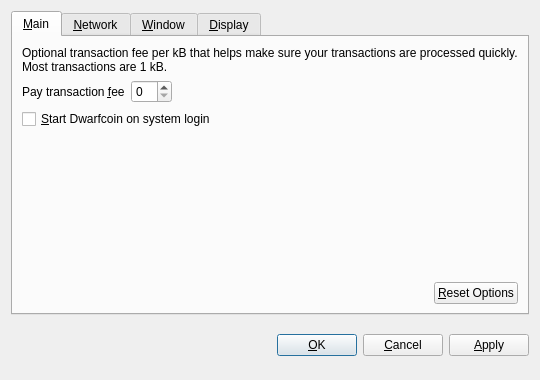
<?xml version="1.0" encoding="UTF-8"?>
<ui version="4.0">
 <class>OptionsDialog</class>
 <widget class="QDialog" name="OptionsDialog">
  <property name="geometry">
   <rect>
    <x>0</x>
    <y>0</y>
    <width>540</width>
    <height>380</height>
   </rect>
  </property>
  <property name="windowTitle">
   <string>Options</string>
  </property>
  <property name="modal">
   <bool>true</bool>
  </property>
  <layout class="QVBoxLayout" name="verticalLayout">
   <item>
    <widget class="QTabWidget" name="tabWidget">
     <property name="tabPosition">
      <enum>QTabWidget::North</enum>
     </property>
     <property name="currentIndex">
      <number>0</number>
     </property>
     <widget class="QWidget" name="tabMain">
      <attribute name="title">
       <string>&amp;Main</string>
      </attribute>
      <layout class="QVBoxLayout" name="verticalLayout_Main">
       <item>
        <widget class="QLabel" name="transactionFeeInfoLabel">
         <property name="text">
          <string>Optional transaction fee per kB that helps make sure your transactions are processed quickly. Most transactions are 1 kB.</string>
         </property>
         <property name="textFormat">
          <enum>Qt::PlainText</enum>
         </property>
         <property name="wordWrap">
          <bool>true</bool>
         </property>
        </widget>
       </item>
       <item>
        <layout class="QHBoxLayout" name="horizontalLayout_1_Main">
         <item>
          <widget class="QLabel" name="transactionFeeLabel">
           <property name="text">
            <string>Pay transaction &amp;fee</string>
           </property>
           <property name="textFormat">
            <enum>Qt::PlainText</enum>
           </property>
           <property name="buddy">
            <cstring>transactionFee</cstring>
           </property>
          </widget>
         </item>
         <item>
          <widget class="BitcoinAmountField" name="transactionFee"/>
         </item>
         <item>
          <spacer name="horizontalSpacer_1_Main">
           <property name="orientation">
            <enum>Qt::Horizontal</enum>
           </property>
           <property name="sizeHint" stdset="0">
            <size>
             <width>40</width>
             <height>20</height>
            </size>
           </property>
          </spacer>
         </item>
        </layout>
       </item>
       <item>
        <widget class="QCheckBox" name="bitcoinAtStartup">
         <property name="toolTip">
          <string>Automatically start Dwarfcoin after logging in to the system.</string>
         </property>
         <property name="text">
          <string>&amp;Start Dwarfcoin on system login</string>
         </property>
        </widget>
       </item>
       <item>
        <spacer name="verticalSpacer_Main">
         <property name="orientation">
          <enum>Qt::Vertical</enum>
         </property>
         <property name="sizeHint" stdset="0">
          <size>
           <width>20</width>
           <height>40</height>
          </size>
         </property>
        </spacer>
       </item>
       <item>
        <layout class="QHBoxLayout" name="horizontalLayout_2_Main">
         <item>
          <spacer name="horizontalSpacer_2_Main">
           <property name="orientation">
            <enum>Qt::Horizontal</enum>
           </property>
           <property name="sizeHint" stdset="0">
            <size>
             <width>40</width>
             <height>20</height>
            </size>
           </property>
          </spacer>
         </item>
         <item>
          <widget class="QPushButton" name="resetButton">
           <property name="toolTip">
            <string>Reset all client options to default.</string>
           </property>
           <property name="text">
            <string>&amp;Reset Options</string>
           </property>
           <property name="autoDefault">
            <bool>false</bool>
           </property>
          </widget>
         </item>
        </layout>
       </item>
      </layout>
     </widget>
     <widget class="QWidget" name="tabNetwork">
      <attribute name="title">
       <string>&amp;Network</string>
      </attribute>
      <layout class="QVBoxLayout" name="verticalLayout_Network">
       <item>
        <widget class="QCheckBox" name="mapPortUpnp">
         <property name="toolTip">
          <string>Automatically open the Dwarfcoin client port on the router. This only works when your router supports UPnP and it is enabled.</string>
         </property>
         <property name="text">
          <string>Map port using &amp;UPnP</string>
         </property>
        </widget>
       </item>
       <item>
        <widget class="QCheckBox" name="connectSocks">
         <property name="toolTip">
          <string>Connect to the Dwarfcoin network through a SOCKS proxy (e.g. when connecting through Tor).</string>
         </property>
         <property name="text">
          <string>&amp;Connect through SOCKS proxy:</string>
         </property>
        </widget>
       </item>
       <item>
        <layout class="QHBoxLayout" name="horizontalLayout_Network">
         <item>
          <widget class="QLabel" name="proxyIpLabel">
           <property name="text">
            <string>Proxy &amp;IP:</string>
           </property>
           <property name="textFormat">
            <enum>Qt::PlainText</enum>
           </property>
           <property name="buddy">
            <cstring>proxyIp</cstring>
           </property>
          </widget>
         </item>
         <item>
          <widget class="QValidatedLineEdit" name="proxyIp">
           <property name="maximumSize">
            <size>
             <width>140</width>
             <height>16777215</height>
            </size>
           </property>
           <property name="toolTip">
            <string>IP address of the proxy (e.g. 127.0.0.1)</string>
           </property>
          </widget>
         </item>
         <item>
          <widget class="QLabel" name="proxyPortLabel">
           <property name="text">
            <string>&amp;Port:</string>
           </property>
           <property name="textFormat">
            <enum>Qt::PlainText</enum>
           </property>
           <property name="buddy">
            <cstring>proxyPort</cstring>
           </property>
          </widget>
         </item>
         <item>
          <widget class="QLineEdit" name="proxyPort">
           <property name="maximumSize">
            <size>
             <width>55</width>
             <height>16777215</height>
            </size>
           </property>
           <property name="toolTip">
            <string>Port of the proxy (e.g. 9050)</string>
           </property>
          </widget>
         </item>
         <item>
          <widget class="QLabel" name="socksVersionLabel">
           <property name="text">
            <string>SOCKS &amp;Version:</string>
           </property>
           <property name="textFormat">
            <enum>Qt::PlainText</enum>
           </property>
           <property name="buddy">
            <cstring>socksVersion</cstring>
           </property>
          </widget>
         </item>
         <item>
          <widget class="QValueComboBox" name="socksVersion">
           <property name="toolTip">
            <string>SOCKS version of the proxy (e.g. 5)</string>
           </property>
          </widget>
         </item>
         <item>
          <spacer name="horizontalSpacer_Network">
           <property name="orientation">
            <enum>Qt::Horizontal</enum>
           </property>
           <property name="sizeHint" stdset="0">
            <size>
             <width>40</width>
             <height>20</height>
            </size>
           </property>
          </spacer>
         </item>
        </layout>
       </item>
       <item>
        <spacer name="verticalSpacer_Network">
         <property name="orientation">
          <enum>Qt::Vertical</enum>
         </property>
         <property name="sizeHint" stdset="0">
          <size>
           <width>20</width>
           <height>40</height>
          </size>
         </property>
        </spacer>
       </item>
      </layout>
     </widget>
     <widget class="QWidget" name="tabWindow">
      <attribute name="title">
       <string>&amp;Window</string>
      </attribute>
      <layout class="QVBoxLayout" name="verticalLayout_Window">
       <item>
        <widget class="QCheckBox" name="minimizeToTray">
         <property name="toolTip">
          <string>Show only a tray icon after minimizing the window.</string>
         </property>
         <property name="text">
          <string>&amp;Minimize to the tray instead of the taskbar</string>
         </property>
        </widget>
       </item>
       <item>
        <widget class="QCheckBox" name="minimizeOnClose">
         <property name="toolTip">
          <string>Minimize instead of exit the application when the window is closed. When this option is enabled, the application will be closed only after selecting Quit in the menu.</string>
         </property>
         <property name="text">
          <string>M&amp;inimize on close</string>
         </property>
        </widget>
       </item>
       <item>
        <spacer name="verticalSpacer_Window">
         <property name="orientation">
          <enum>Qt::Vertical</enum>
         </property>
         <property name="sizeHint" stdset="0">
          <size>
           <width>20</width>
           <height>40</height>
          </size>
         </property>
        </spacer>
       </item>
      </layout>
     </widget>
     <widget class="QWidget" name="tabDisplay">
      <attribute name="title">
       <string>&amp;Display</string>
      </attribute>
      <layout class="QVBoxLayout" name="verticalLayout_Display">
       <item>
        <layout class="QHBoxLayout" name="horizontalLayout_1_Display">
         <item>
          <widget class="QLabel" name="langLabel">
           <property name="text">
            <string>User Interface &amp;language:</string>
           </property>
           <property name="textFormat">
            <enum>Qt::PlainText</enum>
           </property>
           <property name="buddy">
            <cstring>lang</cstring>
           </property>
          </widget>
         </item>
         <item>
          <widget class="QValueComboBox" name="lang">
           <property name="toolTip">
            <string>The user interface language can be set here. This setting will take effect after restarting Dwarfcoin.</string>
           </property>
          </widget>
         </item>
        </layout>
       </item>
       <item>
        <layout class="QHBoxLayout" name="horizontalLayout_2_Display">
         <item>
          <widget class="QLabel" name="unitLabel">
           <property name="text">
            <string>&amp;Unit to show amounts in:</string>
           </property>
           <property name="textFormat">
            <enum>Qt::PlainText</enum>
           </property>
           <property name="buddy">
            <cstring>unit</cstring>
           </property>
          </widget>
         </item>
         <item>
          <widget class="QValueComboBox" name="unit">
           <property name="toolTip">
            <string>Choose the default subdivision unit to show in the interface and when sending coins.</string>
           </property>
          </widget>
         </item>
        </layout>
       </item>
       <item>
        <widget class="QCheckBox" name="displayAddresses">
         <property name="toolTip">
          <string>Whether to show Dwarfcoin addresses in the transaction list or not.</string>
         </property>
         <property name="text">
          <string>&amp;Display addresses in transaction list</string>
         </property>
        </widget>
       </item>
       <item>
        <widget class="QCheckBox" name="coinControlFeatures">
         <property name="toolTip">
          <string>Whether to show coin control features or not.</string>
         </property>
         <property name="text">
          <string>Display coin &amp;control features (experts only!)</string>
         </property>
        </widget>
       </item>
       <item>
        <spacer name="verticalSpacer_Display">
         <property name="orientation">
          <enum>Qt::Vertical</enum>
         </property>
         <property name="sizeHint" stdset="0">
          <size>
           <width>20</width>
           <height>40</height>
          </size>
         </property>
        </spacer>
       </item>
      </layout>
     </widget>
    </widget>
   </item>
   <item>
    <layout class="QHBoxLayout" name="horizontalLayout_Buttons">
     <item>
      <spacer name="horizontalSpacer_1">
       <property name="orientation">
        <enum>Qt::Horizontal</enum>
       </property>
       <property name="sizeHint" stdset="0">
        <size>
         <width>40</width>
         <height>48</height>
        </size>
       </property>
      </spacer>
     </item>
     <item>
      <widget class="QLabel" name="statusLabel">
       <property name="font">
        <font>
         <weight>75</weight>
         <bold>true</bold>
        </font>
       </property>
       <property name="text">
        <string/>
       </property>
       <property name="textFormat">
        <enum>Qt::PlainText</enum>
       </property>
       <property name="wordWrap">
        <bool>true</bool>
       </property>
      </widget>
     </item>
     <item>
      <spacer name="horizontalSpacer_2">
       <property name="orientation">
        <enum>Qt::Horizontal</enum>
       </property>
       <property name="sizeHint" stdset="0">
        <size>
         <width>40</width>
         <height>48</height>
        </size>
       </property>
      </spacer>
     </item>
     <item>
      <widget class="QPushButton" name="okButton">
       <property name="text">
        <string>&amp;OK</string>
       </property>
      </widget>
     </item>
     <item>
      <widget class="QPushButton" name="cancelButton">
       <property name="text">
        <string>&amp;Cancel</string>
       </property>
       <property name="autoDefault">
        <bool>false</bool>
       </property>
      </widget>
     </item>
     <item>
      <widget class="QPushButton" name="applyButton">
       <property name="text">
        <string>&amp;Apply</string>
       </property>
       <property name="autoDefault">
        <bool>false</bool>
       </property>
      </widget>
     </item>
    </layout>
   </item>
  </layout>
 </widget>
 <customwidgets>
  <customwidget>
   <class>BitcoinAmountField</class>
   <extends>QSpinBox</extends>
   <header>bitcoinamountfield.h</header>
  </customwidget>
  <customwidget>
   <class>QValueComboBox</class>
   <extends>QComboBox</extends>
   <header>qvaluecombobox.h</header>
  </customwidget>
  <customwidget>
   <class>QValidatedLineEdit</class>
   <extends>QLineEdit</extends>
   <header>qvalidatedlineedit.h</header>
  </customwidget>
 </customwidgets>
 <resources/>
 <connections/>
</ui>
